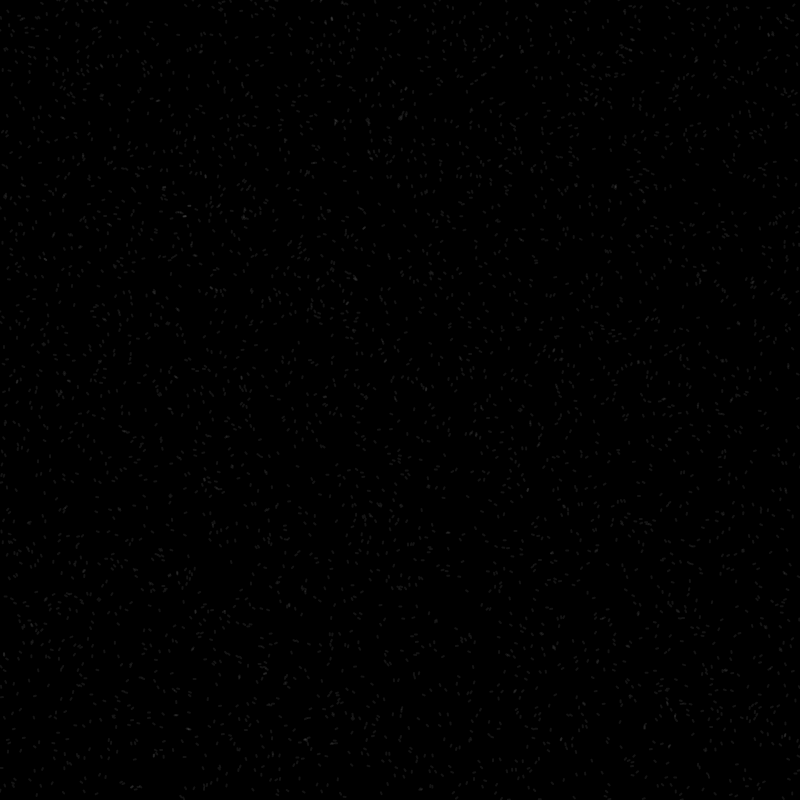
Frame 1 (no input)
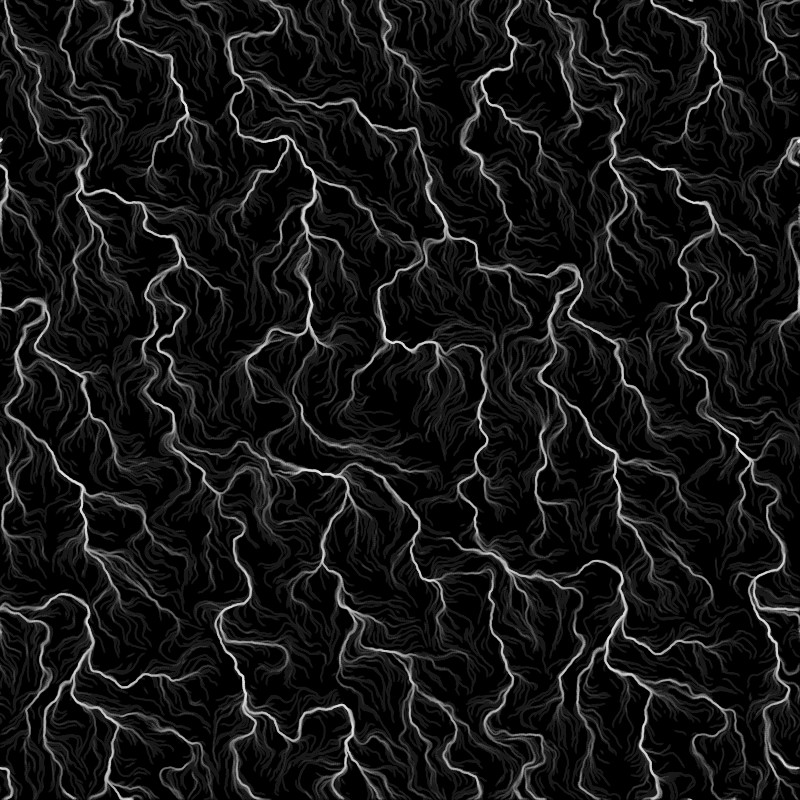
Frame 60 (no input)
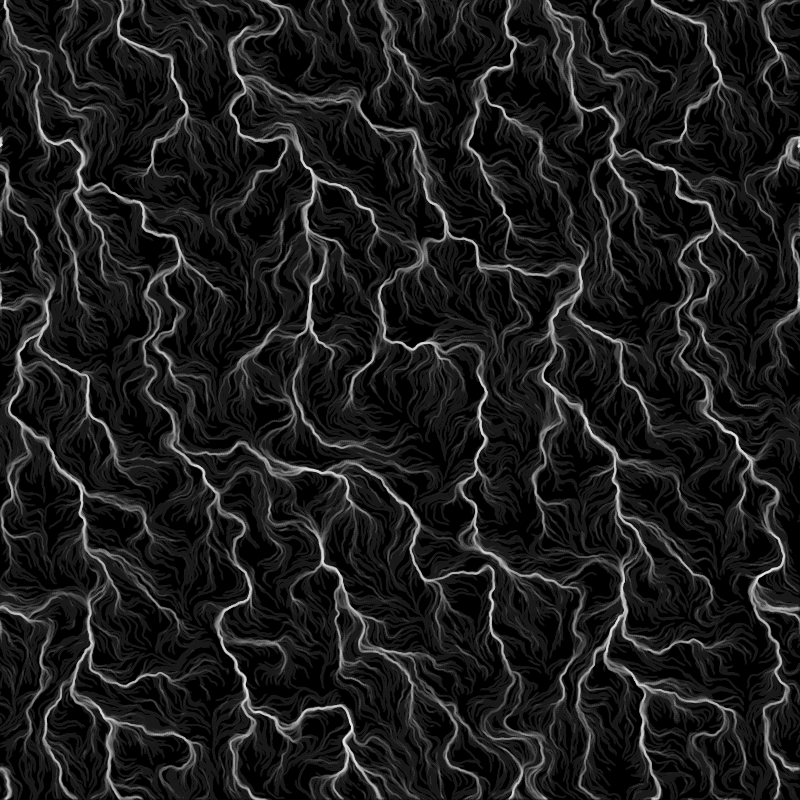
Frame 120 (the mouse pressed at the canvas centre since frame 60)

The p5.js sketch that drew these frames (run headless with seeded random() and noise() and a simulated clock; from frame 60 on, the mouse is pressed at the canvas centre):

// p5.js sketch
// ── sketch.js
const noiseScaleand =  0.03;
const numAnts = 4000;
const lifeMin = 5;
const lifeMax = 100;
const bgFade = 5;

const noiseZrate = 0.001;

let noiseZ = 0;
let antArray = [];


function setup() {
  blendMode(DARKEST);
  createCanvas(800, 800);
  background(0);
  stroke(255,20);
  noFill();
  strokeWeight(2);
  noiseDetail(8, 0.65);
  
  for (let x = 0; x < numAnts; x ++){
    antArray[x] = new Ant();
  }
}

function draw() {
  background(0,bgFade);
  noiseZ += noiseZrate;
  for (let x = 0; x < numAnts; x ++){
    antArray[x].update();

    if (antArray[x].life <= 0){
      antArray[x] = new Ant();
    }
  }
}

class Ant {
  constructor() {
    this.position = createVector(random(0,width), random(0,height));
    this.life = random(lifeMin, lifeMax);
  }

  // Methods
  update() {
    let scaledNoise = noise(this.position.x*noiseScaleand, this.position.y*noiseScaleand, noiseZ);

    beginShape(LINES);
    vertex(this.position.x, this.position.y);
    this.position.add(p5.Vector.fromAngle(map(scaledNoise, 0, 1, 0, 2*PI), 2));
    vertex(this.position.x, this.position.y);
    endShape();

    if (this.position.x > width){
      this.position.x -= width;
    }
    if (this.position.y > height){
      this.position.y -= height;
    }
    if (this.position.x < 0){
      this.position.x += width;
    }
    if (this.position.y < 0){
      this.position.y += height;
    }

    this.life -= 1;
  }
}
